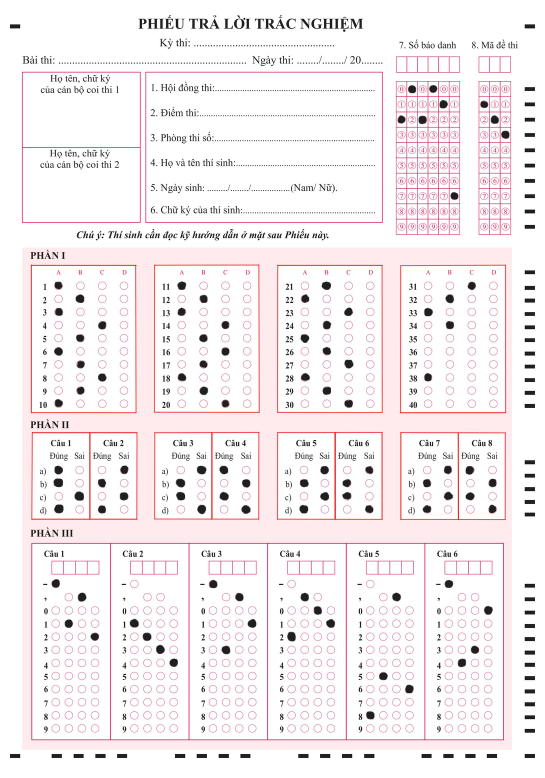
#> input picture p2.png, 1089 x 1555 px (shown at 1/2 size)
$ python tracnghiem.py
#> lines starting #> are read from the running program, lines starting #| are printed output that depends on the picture; after the words box and inside, x2 and y2 are one past the last pixel; in counts of white or black regions, pixels touching at a corner belong together
### bientc.py
import cv2
import math
import numpy as np
import random
# [15 lines left out: function drawText, not called in this run]

# Ham tinh khoang cach giua hai deim
def distance(p1,p2):
    my_dist = math.sqrt(((p1[0] - p2[0]) ** 2) + ((p1[1] - p2[1]) ** 2))
    return  my_dist

def sort_contours(cnts, method="left-to-right"):
	# initialize the reverse flag and sort index
	reverse = False
	i = 0
	# handle if we need to sort in reverse
	if method == "right-to-left" or method == "bottom-to-top":
		reverse = True
	# handle if we are sorting against the y-coordinate rather than
	# the x-coordinate of the bounding box
	if method == "top-to-bottom" or method == "bottom-to-top":
		i = 1
	# construct the list of bounding boxes and sort them from top to
	# bottom
	boundingBoxes = [cv2.boundingRect(c) for c in cnts]
	(cnts, boundingBoxes) = zip(*sorted(zip(cnts, boundingBoxes),
		key=lambda b:b[1][i], reverse=reverse))
	# return the list of sorted contours and bounding boxes
	return (cnts, boundingBoxes)

def order_points(pts):

	rect = np.zeros((4, 2), dtype="float32")

	s = pts.sum(axis=1)
	rect[0] = pts[np.argmin(s)]
	rect[2] = pts[np.argmax(s)]

	diff = np.diff(pts, axis=1)
	rect[1] = pts[np.argmin(diff)]
	rect[3] = pts[np.argmax(diff)]

	# return the ordered coordinates
	return rect

def four_point_transform(image, pts):


	rect = order_points(pts)
	(tl, tr, br, bl) = rect

	widthA = np.sqrt(((br[0] - bl[0]) ** 2) + ((br[1] - bl[1]) ** 2))
	widthB = np.sqrt(((tr[0] - tl[0]) ** 2) + ((tr[1] - tl[1]) ** 2))
	maxWidth = max(int(widthA), int(widthB))

	heightA = np.sqrt(((tr[0] - br[0]) ** 2) + ((tr[1] - br[1]) ** 2))
	heightB = np.sqrt(((tl[0] - bl[0]) ** 2) + ((tl[1] - bl[1]) ** 2))
	maxHeight = max(int(heightA), int(heightB))

	dst = np.array([
		[0, 0],
		[maxWidth - 1, 0],
		[maxWidth - 1, maxHeight - 1],
		[0, maxHeight - 1]], dtype = "float32")
	# compute the perspective transform matrix and then apply it
	M = cv2.getPerspectiveTransform(rect, dst)
	warped = cv2.warpPerspective(image, M, (maxWidth, maxHeight))
	# return the warped image
	return warped

def find_corner_by_rotated_rect(box,approx):
    corner = []
    for p_box in box:
        min_dist = 999999999
        min_p = None
        for p in approx:
            dist = distance(p_box, p[0])
            if dist < min_dist:
                min_dist = dist
                min_p = p[0]
        corner.append(min_p)

    corner = np.array(corner)
    return corner

### tracnghiem.py
import cv2
import imutils
from imutils import contours
import numpy as np
from bientc import *

def get_x(s):
    return s[1][0]
def get_y(s):
    return s[1][1]
def get_h(s):
    return s[1][3]
def get_x_ver1(s):
    s = cv2.boundingRect(s)
    return s[0] * s[1]

# [47 lines left out: function crop_image, not called in this run]


def find_area(input,image) :
    gray = cv2.cvtColor(image, cv2.COLOR_BGR2GRAY)
    #Làm mờ ảnh bằng hàm GaussianBlur giảm nhiễu
    blurred = cv2.GaussianBlur(gray, (5, 5), 0)

    #Threshol lấy ngưỡng thích ứng và độ giãn nở để hiển thị các tính năng chính của hình ảnh
    thresh = cv2.adaptiveThreshold(blurred, 255, cv2.ADAPTIVE_THRESH_GAUSSIAN_C, cv2.THRESH_BINARY_INV, 11, 2)

    #Tim khung ben ngoai de tach van ban khoi nen
    contours, hierarchy = cv2.findContours(thresh, cv2.RETR_LIST, cv2.CHAIN_APPROX_SIMPLE)

    #sắp xếp các counter theo diện tích
    contours = sorted(contours, key=lambda x: cv2.contourArea(x), reverse=True)
    approx = cv2.approxPolyDP(contours[input], 0.008 * cv2.arcLength(contours[input], True), True)
    rect = cv2.minAreaRect(contours[input])
    box = cv2.boxPoints(rect)

    #Thuc hien transform de xoay van ban
    corner = find_corner_by_rotated_rect(box,approx)
    image = four_point_transform(image,corner)
    wrap = four_point_transform(thresh,corner)
    #resize vùng báo danh
    width = int(image.shape[1] * 2)
    height = int(image.shape[0] * 2)
    dim = (width, height)
    image2=cv2.resize(image.copy(),dim,interpolation=cv2.INTER_AREA)
    gray_img = cv2.cvtColor(image2, cv2.COLOR_BGR2GRAY)
    blurred_2 = cv2.GaussianBlur(gray_img, (9, 9), 0)
    thresh_2 = cv2.adaptiveThreshold(blurred_2, 255, cv2.ADAPTIVE_THRESH_GAUSSIAN_C, cv2.THRESH_BINARY_INV, 11, 2)
    #cv2.imshow("Anh sau buoc 4",thresh_2)
    #cv2.waitKey()
    #trả về ảnh nhị phân vùng số báo danh sau khi phóng to
    return thresh_2

def findcorrect(thresh_2):
    contours = cv2.findContours(thresh_2, cv2.RETR_TREE, cv2.CHAIN_APPROX_SIMPLE)
    contours = imutils.grab_contours(contours)
    tickcontours = []
    for c in contours:
        approx1 = cv2.approxPolyDP(c, 0.001 * cv2.arcLength(c, True), True)
        (x, y, w, h) = cv2.boundingRect(c)
        ar = w / float(h)
        area = cv2.contourArea(c)
        if w >= 30 and h >= 29 and 0.75 <= ar <= 1.2  and len(approx1) > 7:
            tickcontours.append(c)
    tickcontours = sort_contours(tickcontours, method="left-to-right")[0]
    correct = '' # bien luu so bao danh
    a=0
    count = 0 # xac dinh vi tri to mau tren moi cot
    for (q, i) in enumerate(np.arange(0, len(tickcontours), 10)):
        color = (100,a,1)
        a+=50
        # Sap xep cac contour theo cot
        cnts = sort_contours(tickcontours[i:i + 10], method="top-to-bottom")[0]
        choice = None
        total = 0
        # Duyet qua cac contour trong cot
        for (j, c) in enumerate(cnts):
            # Tao mask de xem muc do to mau cua contour
            mask = np.zeros(thresh_2.shape, dtype= "uint8")
            cv2.drawContours(mask, [c],-1 , 255, -1)
            mask = cv2.bitwise_and(thresh_2, thresh_2, mask= mask)
            total = cv2.countNonZero(mask)
            # Lap de chon contour to mau dam nhat
            if choice is None or total > choice[0]:
               choice = (total, j)
               # Neu dung Thi to mau xanh
               count = j
               color = (0, 255, 0)
        correct+=str(count)

    return correct


def findanswer_1_40(thresh_2, ANSWER_KEY):
    contours = cv2.findContours(thresh_2, cv2.RETR_TREE, cv2.CHAIN_APPROX_SIMPLE)
    contours = imutils.grab_contours(contours)
    tickcontours = []

    for c in contours:
        (x, y, w, h) = cv2.boundingRect(c)
        ar = w / float(h)
        if w >= 30 and h >= 30 and 0.9 <= ar <= 1.3:
            tickcontours.append(c)


    tickcontours = sort_contours(tickcontours, method="top-to-bottom")[0]
    correct = 0
    answer_to_index = {'A': 0, 'B': 1, 'C': 2, 'D': 3}

    for (q, i) in enumerate(np.arange(0, len(tickcontours), 4)):

        cnts = sort_contours(tickcontours[i:i + 4])[0]
        choice = (0, 0)
        total = 0

        for (j, c) in enumerate(cnts):
            mask = np.zeros(thresh_2.shape, dtype="uint8")
            cv2.drawContours(mask, [c], -1, 255, -1)
            mask = cv2.bitwise_and(thresh_2, thresh_2, mask=mask)
            total = cv2.countNonZero(mask)
            if total > choice[0]:
                choice = (total, j)

        current_right = answer_to_index[ANSWER_KEY[q][0]]

        if current_right == choice[1]:
            color = (0, 255, 0)
            correct += 1
        else:
            color = (0, 0, 255)

        # Draw the correct answer
        cv2.drawContours(image, [cnts[current_right]], -1, color, 0)


    return thresh_2, image, correct

def findanswer_1_8(thresh_2, ANSWER_KEY_2):
    contours = cv2.findContours(thresh_2, cv2.RETR_TREE, cv2.CHAIN_APPROX_SIMPLE)
    contours = imutils.grab_contours(contours)
    tickcontours = []

    for c in contours:
        (x, y, w, h) = cv2.boundingRect(c)
        ar = w / float(h)
        if w >= 30 and h >= 30 and 0.8 <= ar <= 1.2:
            tickcontours.append(c)


    tickcontours = sort_contours(tickcontours, method="top-to-bottom")[0]
    correct = 0
    answer_to_index = {'D': 0, 'S': 1}

    for (q, i) in enumerate(np.arange(0, len(tickcontours), 2)):

        cnts = sort_contours(tickcontours[i:i + 2])[0]
        choice = (0, 0)
        total = 0

        for (j, c) in enumerate(cnts):
            mask = np.zeros(thresh_2.shape, dtype="uint8")
            cv2.drawContours(mask, [c], -1, 255, -1)
            mask = cv2.bitwise_and(thresh_2, thresh_2, mask=mask)
            total = cv2.countNonZero(mask)
            if total > choice[0]:
                choice = (total, j)

        current_right = answer_to_index[ANSWER_KEY_2[q][0]]

        if current_right == choice[1]:
            color = (0, 255, 0)
            correct += 1
        else:
            color = (0, 0, 255)

        # Draw the correct answer
        cv2.drawContours(image, [cnts[current_right]], -1, color, 1)


    return thresh_2, image, correct

# [38 lines left out: function findanswer_1_6, not called in this run]

if __name__ == "__main__":
  ANSWER_KEY = { 0: ['A'], 1: ['D'], 2: ['A'], 3: ['A'], 4: ['A'], 5: ['A'], 6: ['A'], 7: ['A'], 8: ['C'], 9: ['B'],
                   10: ['A'], 11: ['C'], 12: ['A'], 13: ['B'], 14: ['A'], 15: ['C'], 16: ['B'], 17: ['A'], 18: ['C'], 19: ['B'],
                   20: ['D'], 21: ['D'], 22: ['B'], 23: ['C'], 24: ['C'], 25: ['C'], 26: ['B'], 27: ['A'], 28: ['B'], 29: ['D'],
                   30: ['C'], 31: ['B'], 32: ['C'], 33: ['B'], 34: ['C'], 35: ['D'], 36: ['C'], 37: ['D'], 38: ['A'], 39: ['C'] }

  ANSWER_KEY_2 = {  0: ['D'], 1: ['D'], 2: ['S'], 3: ['S'], 4: ['D'], 5: ['S'], 6: ['D'], 7: ['D'], 8: ['S'], 9: ['S'],
                   10: ['D'], 11: ['S'], 12: ['S'], 13: ['D'], 14: ['D'], 15: ['S'], 16: ['D'], 17: ['D'], 18: ['D'], 19: ['S'],
                   20: ['D'], 21: ['D'], 22: ['S'], 23: ['D'], 24: ['S'], 25: ['D'], 26: ['D'], 27: ['S'], 28: ['D'], 29: ['S'],
                   30: ['S'], 31: ['D'] }

  total_correct = 0
  img = cv2.imread("p2.png")
#> img is the input picture: shape (1555, 1089, 3); mean B, G, R 239.5, 237.7, 245.6
  image = img.copy()
  thresh_SBD = find_area(18,image)
#> in find_area, `thresh = cv2.adaptiveThreshold(blurred, 255, cv2.ADAPTIVE_THRESH_GAUSS..`:
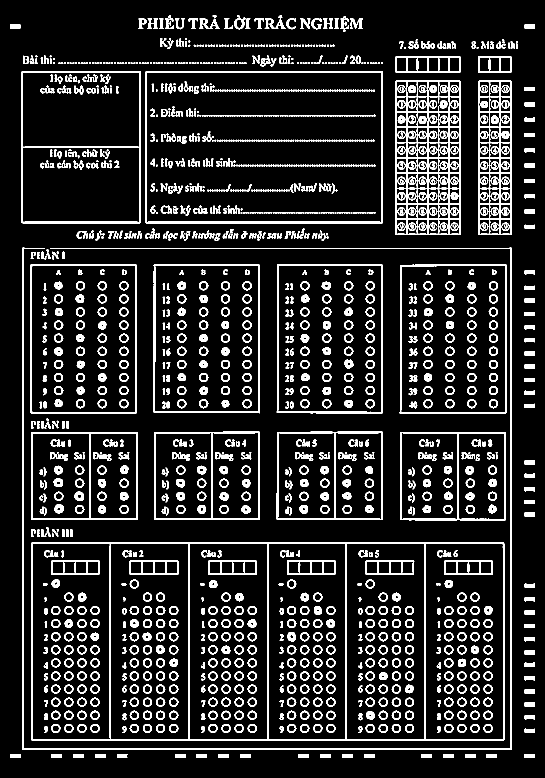
#> thresh: shape (1555, 1089) (shown at 1/2 size); 13.2% white; 1713 white regions (385 under 20 px)
#> in find_area, `contours, hierarchy = cv2.findContours(thresh, cv2.RETR_LIST, cv2.CHAI..`: contours = 2609 contours, 686 with area under 20; largest, box (x1, y1, x2, y2) and area: (62, 1085, 1009, 1481) 373667, (290, 143, 766, 447) 143922, (292, 145, 764, 445) 140362, (43, 143, 282, 447) 72111, (799, 529, 1013, 827) 62940
#> in find_area, `approx = cv2.approxPolyDP(contours[input], 0.008 * cv2.arcLength(conto..`: approx = [[792, 161], [791, 469], [920, 469], [920, 162]]
#> in find_area, `rect = cv2.minAreaRect(contours[input])`: rect = ((855.5, 315), (308, 129), -90)
#> in find_area, `box = cv2.boxPoints(rect)`: box = [[920, 469], [791, 469], [791, 161], [920, 161]]
#> the loop in find_corner_by_rotated_rect, `for p_box in box:` made 4 passes
#> p_box on passes 1 to 4: [920, 469], [791, 469], [791, 161], [920, 161]
#> after the loop in find_corner_by_rotated_rect, `for p_box in box:`: corner = [[920, 469], [791, 469], [792, 161], [920, 162]]
#> in order_points, `s = pts.sum(axis=1)`: s = [1389, 1260, 953, 1082]
#> in order_points, `diff = np.diff(pts, axis=1)`: diff = [-451, -322, -631, -758]
#> in four_point_transform, `rect = order_points(pts)`: rect = [[792, 161], [920, 162], [920, 469], [791, 469]]
#> in four_point_transform, `(tl, tr, br, bl) = rect`: tl = [792, 161]; tr = [920, 162]; br = [920, 469]; bl = [791, 469]
#> in four_point_transform, `widthA = np.sqrt(((br[0] - bl[0]) ** 2) + ((br[1] - bl[1]) ** 2))`: widthA = 129
#> in four_point_transform, `widthB = np.sqrt(((tr[0] - tl[0]) ** 2) + ((tr[1] - tl[1]) ** 2))`: widthB = 128
#> in four_point_transform, `maxWidth = max(int(widthA), int(widthB))`: maxWidth = 129
#> in four_point_transform, `heightA = np.sqrt(((tr[0] - br[0]) ** 2) + ((tr[1] - br[1]) ** 2))`: heightA = 307
#> in four_point_transform, `heightB = np.sqrt(((tl[0] - bl[0]) ** 2) + ((tl[1] - bl[1]) ** 2))`: heightB = 308
#> in four_point_transform, `dst = np.array([ [0, 0], [maxWidth - 1, 0], [maxWidth - 1, maxHeight -..`: dst = [[0, 0], [128, 0], [128, 307], [0, 307]]
#> in four_point_transform, `M = cv2.getPerspectiveTransform(rect, dst)`: M = [[0.981, 0.00318, -777.4], [-0.00772, 0.989, -153], [-2.52e-05, 2.49e-05, 1]]
  thresh_MDT = find_area(25,image)
#> call 2 of find_area, with input = 25
#> in find_area (call 2), `approx = cv2.approxPolyDP(contours[input], 0.008 * cv2.arcLength(conto..`: approx = [[958, 161], [956, 468], [1022, 469], [1022, 162]]
#> in find_area (call 2), `rect = cv2.minAreaRect(contours[input])`: rect = ((989, 315), (308, 66), -90)
#> in find_area (call 2), `box = cv2.boxPoints(rect)`: box = [[1022, 469], [956, 469], [956, 161], [1022, 161]]
#> the loop in find_corner_by_rotated_rect (call 2), `for p_box in box:` made 4 passes
#> p_box on passes 1 to 4: [1022, 469], [956, 469], [956, 161], [1022, 161]
#> in find_area (call 2), `corner = find_corner_by_rotated_rect(box,approx)`: corner = [[1022, 469], [956, 468], [958, 161], [1022, 162]]
#> in find_area (call 2), `gray_img = cv2.cvtColor(image2, cv2.COLOR_BGR2GRAY)`:
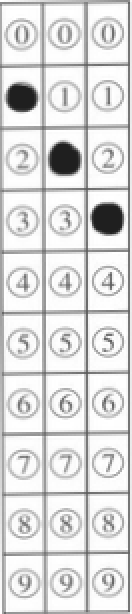
#> gray_img: shape (614, 132); min 31, max 255, mean 218.4
#> in find_area (call 2), `thresh_2 = cv2.adaptiveThreshold(blurred_2, 255, cv2.ADAPTIVE_THRESH_G..`:
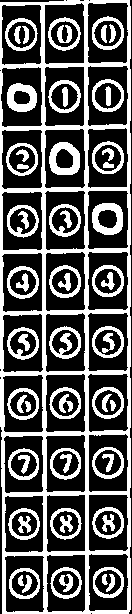
#> thresh_2: shape (614, 132); 35.5% white; 65 white regions
  madethi    = findcorrect(thresh_MDT)
#> in findcorrect, `contours = cv2.findContours(thresh_2, cv2.RETR_TREE, cv2.CHAIN_APPROX_..`: contours = 125 contours; largest, box (x1, y1, x2, y2) and area: (0, 0, 131, 614) 79144, (87, 2, 129, 64) 2400, (44, 2, 85, 65) 2364, (0, 66, 43, 128) 2346, (87, 65, 129, 127) 2335
#> the loop in findcorrect, `for c in contours:` made 125 passes
#> (x, y, w, h, ar, area) on passes 1 to 8: (0, 0, 131, 614, 0.213, 79143.5), (4, 555, 41, 58, 0.707, 2143.5), (9, 568, 31, 31, 1, 753), (11, 570, 28, 27, 1.04, 526), (22, 575, 10, 18, 0.556, 66.5), (18, 575, 6, 11, 0.545, 33), (46, 554, 40, 59, 0.678, 2170), (50, 567, 32, 32, 1, 756.5)
#> after the loop in findcorrect, `for c in contours:`: tickcontours = 30 contours; largest, box (x1, y1, x2, y2) and area: (92, 16, 124, 50) 830, (48, 17, 81, 51) 820, (48, 80, 81, 113) 817, (92, 79, 124, 112) 817, (5, 18, 38, 51) 816
#> in sort_contours, `boundingBoxes = [cv2.boundingRect(c) for c in cnts]`: boundingBoxes = 30 items, first 6: (9, 568, 31, 31), (50, 567, 32, 32), (93, 567, 31, 31), (8, 508, 32, 32), (92, 507, 32, 32), (50, 508, 32, 32)
#> in sort_contours, `(cnts, boundingBoxes) = zip(*sorted(zip(cnts, boundingBoxes), key=lamb..`: cnts has the same summary as tickcontours in findcorrect; boundingBoxes = 30 items, first 6: (5, 18, 33, 33), (6, 143, 32, 33), (7, 388, 32, 32), (7, 327, 32, 33), (7, 266, 32, 33), (7, 205, 32, 33)
#> the loop in findcorrect, `for (q, i) in enumerate(np.arange(0, len(tickcontours), 10)):` made 3 passes
#> (a, correct) on passes 1 to 3: (50, '1'), (100, '12'), (150, '123')
#> after the loop in findcorrect, `for (q, i) in enumerate(np.arange(0, len(tickcontours), 10)):`:
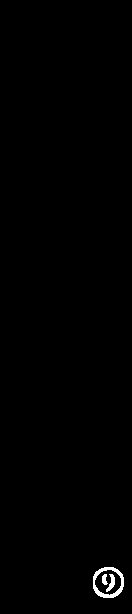
#> mask: shape (614, 132); 0.55% white; 3 white regions
#> after the loop in findcorrect, `for (q, i) in enumerate(np.arange(0, len(tickcontours), 10)):`: a = 150; count = 3
#> madethi = '123'
  sobaodanh  = findcorrect(thresh_SBD)
#> in findcorrect (call 2), `contours = cv2.findContours(thresh_2, cv2.RETR_TREE, cv2.CHAIN_APPROX_..`: contours = 254 contours, 3 with area under 20; largest, box (x1, y1, x2, y2) and area: (0, 0, 257, 616) 156876, (213, 1, 255, 63) 2318, (1, 127, 43, 187) 2310, (171, 1, 212, 63) 2309, (170, 64, 212, 125) 2308
#> the loop in findcorrect (call 2), `for c in contours:` made 254 passes
#> (x, y, w, h, ar, area) on passes 1 to 3: (0, 0, 257, 616, 0.417, 156876), (87, 554, 41, 59, 0.695, 2231), (92, 567, 31, 32, 0.969, 771)
#> the loop in findcorrect (call 2), `for (q, i) in enumerate(np.arange(0, len(tickcontours), 10)):` made 6 passes
#> after the loop in findcorrect (call 2), `for (q, i) in enumerate(np.arange(0, len(tickcontours), 10)):`:
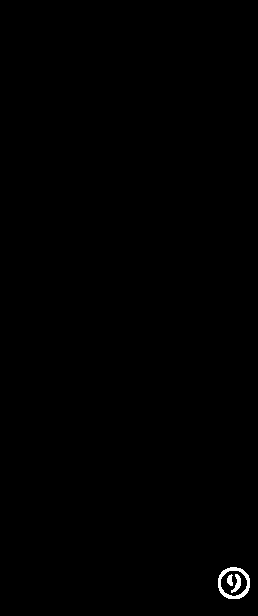
#> mask: shape (616, 258); 0.29% white; 3 white regions, box (x1, y1, x2, y2) and area: (218, 567, 250, 599) 331, (231, 574, 241, 593) 86, (227, 574, 233, 586) 51
  #xét từng contour cho phần 1
  thresh_1_10 = find_area(5, image)
  answers_1_10 = [ANSWER_KEY[k] for k in range(0, 10)]
  _, _, ans_1_10 = findanswer_1_40(thresh_1_10, answers_1_10)
#> the loop in findanswer_1_40, `for c in contours:` made 106 passes
#> the loop in findanswer_1_40, `for (q, i) in enumerate(np.arange(0, len(tickcontours), 4)): ` made 10 passes

  thresh_11_20 = find_area(6, image)
  answers_11_20 = [ANSWER_KEY[k] for k in range(10, 20)]
  _, _, ans_11_20 = findanswer_1_40(thresh_11_20, answers_11_20)
#> the loop in findanswer_1_40 (call 2), `for c in contours:` made 116 passes
#> the loop in findanswer_1_40 (call 2), `for (q, i) in enumerate(np.arange(0, len(tickcontours), 4)): ` made 10 passes

  thresh_21_30 = find_area(15, image)
#> in find_area (call 5), `thresh_2 = cv2.adaptiveThreshold(blurred_2, 255, cv2.ADAPTIVE_THRESH_G..`:
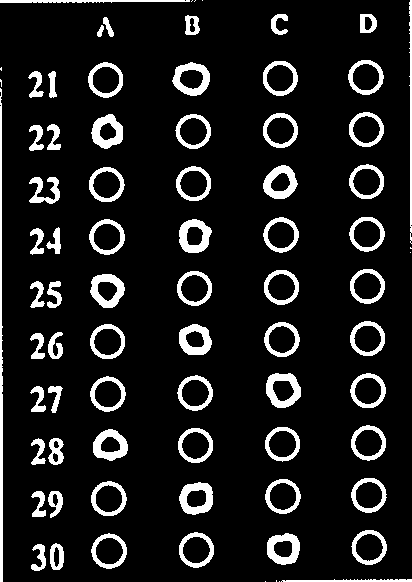
#> thresh_2: shape (582, 412); 11% white; 78 white regions (10 under 20 px), largest, box (x1, y1, x2, y2) and area: (0, 88, 3, 582) 1197, (266, 373, 301, 408) 655, (179, 482, 213, 515) 634
  answers_21_30 = [ANSWER_KEY[k] for k in range(20, 30)]
  _, _, ans_21_30 = findanswer_1_40(thresh_21_30, answers_21_30)
#> the loop in findanswer_1_40 (call 3), `for c in contours:` made 124 passes
#> c on passes 1 to 3: [[279, 581]], [[265, 581]], [[276, 580], [276, 581]]
#> the loop in findanswer_1_40 (call 3), `for (q, i) in enumerate(np.arange(0, len(tickcontours), 4)): ` made 10 passes
#> after the loop in findanswer_1_40 (call 3), `for (q, i) in enumerate(np.arange(0, len(tickcontours), 4)):`:
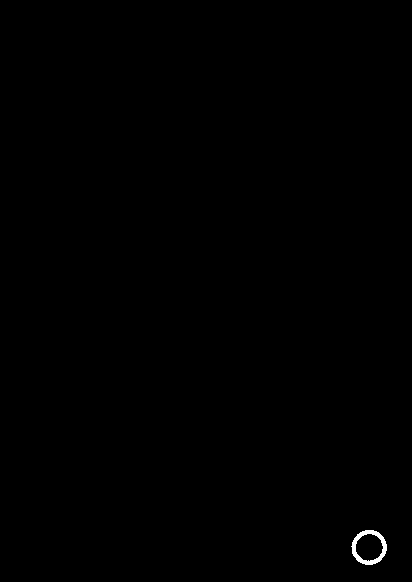
#> mask: shape (582, 412); 0.18% white; 1 white region, box (x1, y1, x2, y2) and area: (351, 530, 387, 565) 421

  thresh_31_40 = find_area(8, image)
  answers_31_40 = [ANSWER_KEY[k] for k in range(30, 40)]
  _, _, ans_31_40 = findanswer_1_40(thresh_31_40, answers_31_40)

  thresh_1_1 = find_area(25,image)
  answers_1_1 = [ANSWER_KEY_2[k] for k in range(0, 4)]
  _, _, ans_1_1 = findanswer_1_8(thresh_1_1, answers_1_1)
#> the loop in findanswer_1_8, `for c in contours:` made 57 passes
#> c on passes 2, 3, 13, 46, 53, 55: [[29, 338], [29, 339]], [[25, 338]], [[224, 246], [224, 247], [225, 247], [225, 246]], [[1, 46]], [[180, 1]], [[175, 0], [174, 1], [176, 1], [176, 0]]
#> the loop in findanswer_1_8, `for (q, i) in enumerate(np.arange(0, len(tickcontours), 2)): ` made 4 passes

  thresh_1_2 = find_area(30,image)
  answers_1_2 = [ANSWER_KEY_2[k] for k in range(4, 8)]
  _, _, ans_1_2 = findanswer_1_8(thresh_1_2, answers_1_2)
#> the loop in findanswer_1_8 (call 2), `for c in contours:` made 46 passes
#> c on passes 1, 7, 8, 40, 41, 42, 44, 45: [[23, 338], [23, 339]], [[182, 265], [182, 266], [183, 265]], [[182, 256], [182, 258], [183, 258], [183, 257]], [[0, 16], [1, 16]], [[1, 10]], [[146, 1]], [[141, 0], [140, 1], [142, 1], [142, 0]], [[133, 0], [132, 1], [134, 1], [134, 0]]
#> the loop in findanswer_1_8 (call 2), `for (q, i) in enumerate(np.arange(0, len(tickcontours), 2)): ` made 4 passes

  thresh_1_3 = find_area(28,image)
  answers_1_3 = [ANSWER_KEY_2[k] for k in range(8, 12)]
  _, _, ans_1_3 = findanswer_1_8(thresh_1_3, answers_1_3)

  thresh_1_4 = find_area(31,image)
  answers_1_4 = [ANSWER_KEY_2[k] for k in range(12, 16)]
  _, _, ans_1_4 = findanswer_1_8(thresh_1_4, answers_1_4)

  thresh_1_5 = find_area(27,image)
  answers_1_5 = [ANSWER_KEY_2[k] for k in range(16, 20)]
  _, _, ans_1_5 = findanswer_1_8(thresh_1_5, answers_1_5)

  thresh_1_6 = find_area(32,image)
  answers_1_6 = [ANSWER_KEY_2[k] for k in range(20, 24)]
  _, _, ans_1_6 = findanswer_1_8(thresh_1_6, answers_1_6)

  thresh_1_7 = find_area(26,image)
  answers_1_7 = [ANSWER_KEY_2[k] for k in range(24, 28)]
  _, _, ans_1_7 = findanswer_1_8(thresh_1_7, answers_1_7)

  thresh_1_8 = find_area(29,image)
  answers_1_8 = [ANSWER_KEY_2[k] for k in range(24, 32)]
  _, _, ans_1_8 = findanswer_1_8(thresh_1_8, answers_1_8)

  thresh_3_1 = find_area(11, image)
  answers_3_1= findcorrect(thresh_3_1)
  string_3_1 = ''.join(map(str, answers_3_1))

  thresh_3_2 = find_area(9, image)
  answers_3_2= findcorrect(thresh_3_2)
  string_3_2 = ''.join(map(str, answers_3_2))

  thresh_3_3 = find_area(10, image)
  answers_3_3= findcorrect(thresh_3_3)
  string_3_3 = ''.join(map(str, answers_3_3))

  thresh_3_4 = find_area(13, image)
  answers_3_4= findcorrect(thresh_3_4)
  string_3_4 = ''.join(map(str, answers_3_4))

  thresh_3_5 = find_area(12, image)
  answers_3_5= findcorrect(thresh_3_5)
  string_3_5 = ''.join(map(str, answers_3_5))

  thresh_3_6 = find_area(7, image)
  answers_3_6= findcorrect(thresh_3_6)
  string_3_6 = ''.join(map(str, answers_3_6))

  total_correct = ans_1_10 + ans_11_20 + ans_21_30 + ans_31_40 + ans_1_1 + ans_1_2 + ans_1_3 + ans_1_4 + ans_1_5 + ans_1_6 + ans_1_7 + ans_1_8


  string_sbd = ''.join(map(str, sobaodanh))
  string_mdt = ''.join(map(str, madethi))
  cv2.putText(image, f" {string_sbd}", (780, 138), cv2.FONT_HERSHEY_SIMPLEX, 1, (0, 255, 0), 3)
  cv2.putText(image, f" {string_mdt}", (945, 138), cv2.FONT_HERSHEY_SIMPLEX, 1, (0, 255, 0), 3)
  cv2.putText(image, f"{total_correct}/40", (880, 41), cv2.FONT_HERSHEY_SIMPLEX, 1, (0, 255, 0), 3)

  cv2.putText(image, f" {string_3_1}", (92, 1150), cv2.FONT_HERSHEY_SIMPLEX, 1, (0, 255, 0), 3)
  cv2.putText(image, f" {string_3_2}", (248, 1150), cv2.FONT_HERSHEY_SIMPLEX, 1, (0, 255, 0), 3)
  cv2.putText(image, f" {string_3_3}", (401, 1150), cv2.FONT_HERSHEY_SIMPLEX, 1, (0, 255, 0), 3)
  cv2.putText(image, f" {string_3_4}", (556, 1150), cv2.FONT_HERSHEY_SIMPLEX, 1, (0, 255, 0), 3)
  cv2.putText(image, f" {string_3_5}", (713, 1150), cv2.FONT_HERSHEY_SIMPLEX, 1, (0, 255, 0), 3)
  cv2.putText(image, f" {string_3_6}", (870, 1150), cv2.FONT_HERSHEY_SIMPLEX, 1, (0, 255, 0), 3)

  result_image = cv2.resize(image, (800, 800))
  cv2.imshow("Result", result_image)
  cv2.waitKey(0)
  cv2.destroyAllWindows()
